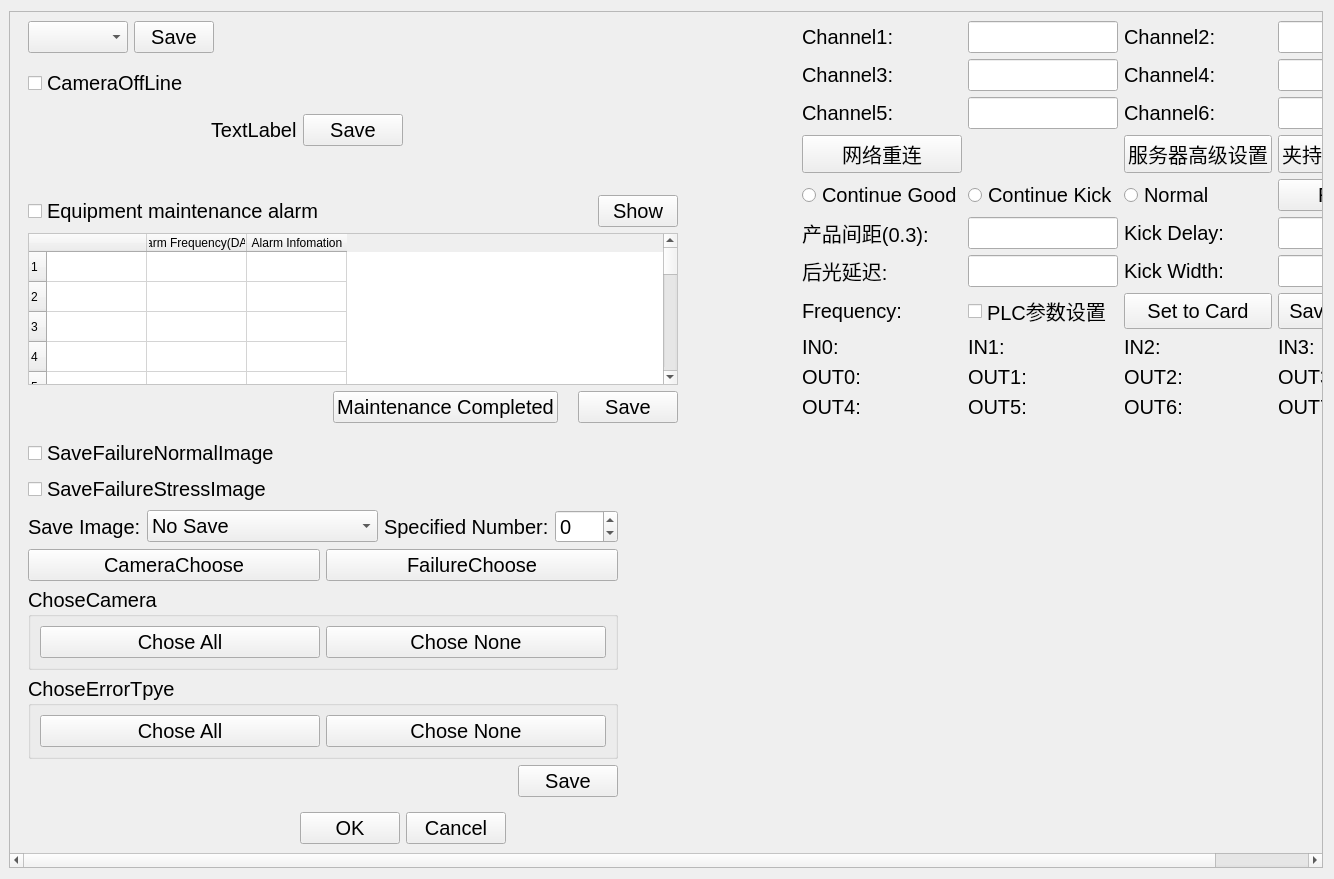
<?xml version="1.0" encoding="UTF-8"?>
<ui version="4.0">
 <class>WidgetTest</class>
 <widget class="QWidget" name="WidgetTest">
  <property name="geometry">
   <rect>
    <x>0</x>
    <y>0</y>
    <width>1334</width>
    <height>879</height>
   </rect>
  </property>
  <property name="minimumSize">
   <size>
    <width>0</width>
    <height>10</height>
   </size>
  </property>
  <property name="font">
   <font>
    <pointsize>15</pointsize>
   </font>
  </property>
  <property name="windowTitle">
   <string>Form</string>
  </property>
  <property name="styleSheet">
   <string notr="true"/>
  </property>
  <layout class="QHBoxLayout" name="horizontalLayout">
   <property name="leftMargin">
    <number>9</number>
   </property>
   <item>
    <widget class="QScrollArea" name="scrollArea">
     <property name="sizePolicy">
      <sizepolicy hsizetype="Preferred" vsizetype="Preferred">
       <horstretch>0</horstretch>
       <verstretch>0</verstretch>
      </sizepolicy>
     </property>
     <property name="styleSheet">
      <string notr="true"/>
     </property>
     <property name="widgetResizable">
      <bool>true</bool>
     </property>
     <widget class="QWidget" name="scrollAreaWidgetContents">
      <property name="geometry">
       <rect>
        <x>-387</x>
        <y>0</y>
        <width>1678</width>
        <height>973</height>
       </rect>
      </property>
      <layout class="QHBoxLayout" name="horizontalLayout_2" stretch="1,1">
       <item>
        <layout class="QVBoxLayout" name="verticalLayout_14">
         <item>
          <widget class="DHBaseWidget" name="widget_LoginHoldTime" native="true">
           <property name="sizePolicy">
            <sizepolicy hsizetype="Minimum" vsizetype="Preferred">
             <horstretch>0</horstretch>
             <verstretch>0</verstretch>
            </sizepolicy>
           </property>
           <layout class="QVBoxLayout" name="verticalLayout_13">
            <property name="topMargin">
             <number>0</number>
            </property>
            <item>
             <layout class="QVBoxLayout" name="namelayout_LoginHoldTime"/>
            </item>
            <item>
             <layout class="QHBoxLayout" name="horizontalLayout_18">
              <item>
               <widget class="QComboBox" name="comboBox"/>
              </item>
              <item>
               <widget class="QPushButton" name="pushButton_2">
                <property name="text">
                 <string>Save</string>
                </property>
               </widget>
              </item>
              <item>
               <spacer name="horizontalSpacer_11">
                <property name="orientation">
                 <enum>Qt::Horizontal</enum>
                </property>
                <property name="sizeHint" stdset="0">
                 <size>
                  <width>40</width>
                  <height>20</height>
                 </size>
                </property>
               </spacer>
              </item>
             </layout>
            </item>
           </layout>
          </widget>
         </item>
         <item>
          <widget class="DHBaseWidget" name="widget_CameraSurveillance" native="true">
           <property name="sizePolicy">
            <sizepolicy hsizetype="Minimum" vsizetype="Preferred">
             <horstretch>0</horstretch>
             <verstretch>0</verstretch>
            </sizepolicy>
           </property>
           <layout class="QVBoxLayout" name="verticalLayout_18">
            <property name="topMargin">
             <number>0</number>
            </property>
            <item>
             <layout class="QVBoxLayout" name="namelayout_CameraSurveillance"/>
            </item>
            <item>
             <layout class="QHBoxLayout" name="horizontalLayout_27">
              <item>
               <layout class="QVBoxLayout" name="verticalLayout_19">
                <item>
                 <layout class="QHBoxLayout" name="horizontalLayout_28">
                  <item>
                   <widget class="QCheckBox" name="checkBox_CameraOffLine">
                    <property name="sizePolicy">
                     <sizepolicy hsizetype="Preferred" vsizetype="Preferred">
                      <horstretch>0</horstretch>
                      <verstretch>0</verstretch>
                     </sizepolicy>
                    </property>
                    <property name="text">
                     <string>CameraOffLine</string>
                    </property>
                   </widget>
                  </item>
                 </layout>
                </item>
                <item>
                 <widget class="QWidget" name="widget_StatisErrorType_4" native="true">
                  <property name="minimumSize">
                   <size>
                    <width>0</width>
                    <height>0</height>
                   </size>
                  </property>
                  <layout class="QGridLayout" name="gridLayout_25">
                   <property name="margin">
                    <number>2</number>
                   </property>
                  </layout>
                 </widget>
                </item>
                <item>
                 <layout class="QHBoxLayout" name="horizontalLayout_31">
                  <item>
                   <spacer name="horizontalSpacer_15">
                    <property name="orientation">
                     <enum>Qt::Horizontal</enum>
                    </property>
                    <property name="sizeHint" stdset="0">
                     <size>
                      <width>40</width>
                      <height>20</height>
                     </size>
                    </property>
                   </spacer>
                  </item>
                  <item>
                   <widget class="QLabel" name="CameraMonitor_Status">
                    <property name="text">
                     <string>TextLabel</string>
                    </property>
                   </widget>
                  </item>
                  <item>
                   <widget class="QPushButton" name="btnOK_CameraSurveillance">
                    <property name="minimumSize">
                     <size>
                      <width>100</width>
                      <height>0</height>
                     </size>
                    </property>
                    <property name="text">
                     <string>Save</string>
                    </property>
                   </widget>
                  </item>
                 </layout>
                </item>
               </layout>
              </item>
              <item>
               <spacer name="horizontalSpacer_16">
                <property name="orientation">
                 <enum>Qt::Horizontal</enum>
                </property>
                <property name="sizeHint" stdset="0">
                 <size>
                  <width>40</width>
                  <height>20</height>
                 </size>
                </property>
               </spacer>
              </item>
             </layout>
            </item>
           </layout>
          </widget>
         </item>
         <item>
          <widget class="DHBaseWidget" name="widget_EquipAlarm" native="true">
           <property name="minimumSize">
            <size>
             <width>0</width>
             <height>0</height>
            </size>
           </property>
           <layout class="QVBoxLayout" name="verticalLayout_17">
            <property name="spacing">
             <number>0</number>
            </property>
            <property name="leftMargin">
             <number>0</number>
            </property>
            <property name="topMargin">
             <number>25</number>
            </property>
            <property name="rightMargin">
             <number>0</number>
            </property>
            <property name="bottomMargin">
             <number>0</number>
            </property>
            <item>
             <widget class="QWidget" name="widget_2" native="true">
              <layout class="QHBoxLayout" name="horizontalLayout_23">
               <item>
                <layout class="QVBoxLayout" name="verticalLayout_20">
                 <item>
                  <layout class="QHBoxLayout" name="horizontalLayout_19">
                   <item>
                    <widget class="QCheckBox" name="checkBox_EquipAlarm">
                     <property name="sizePolicy">
                      <sizepolicy hsizetype="Expanding" vsizetype="Fixed">
                       <horstretch>0</horstretch>
                       <verstretch>0</verstretch>
                      </sizepolicy>
                     </property>
                     <property name="text">
                      <string>Equipment maintenance alarm</string>
                     </property>
                    </widget>
                   </item>
                   <item>
                    <widget class="QPushButton" name="ShowAlarmSet_btn">
                     <property name="text">
                      <string>Show</string>
                     </property>
                     <property name="checkable">
                      <bool>true</bool>
                     </property>
                    </widget>
                   </item>
                  </layout>
                 </item>
                 <item>
                  <widget class="QTableWidget" name="tableWidget_EquipAlarm">
                   <property name="minimumSize">
                    <size>
                     <width>650</width>
                     <height>150</height>
                    </size>
                   </property>
                   <property name="styleSheet">
                    <string notr="true">QTableWidget{
background:#FFFFFF;
}
</string>
                   </property>
                   <property name="rowCount">
                    <number>20</number>
                   </property>
                   <attribute name="horizontalHeaderDefaultSectionSize">
                    <number>100</number>
                   </attribute>
                   <row/>
                   <row/>
                   <row/>
                   <row/>
                   <row/>
                   <row/>
                   <row/>
                   <row/>
                   <row/>
                   <row/>
                   <row/>
                   <row/>
                   <row/>
                   <row/>
                   <row/>
                   <row/>
                   <row/>
                   <row/>
                   <row/>
                   <row/>
                   <column>
                    <property name="text">
                     <string/>
                    </property>
                   </column>
                   <column>
                    <property name="text">
                     <string>Alarm Frequency(DAY)</string>
                    </property>
                   </column>
                   <column>
                    <property name="text">
                     <string>Alarm Infomation</string>
                    </property>
                   </column>
                  </widget>
                 </item>
                 <item>
                  <layout class="QHBoxLayout" name="horizontalLayout_20">
                   <property name="spacing">
                    <number>20</number>
                   </property>
                   <item>
                    <spacer name="horizontalSpacer">
                     <property name="orientation">
                      <enum>Qt::Horizontal</enum>
                     </property>
                     <property name="sizeHint" stdset="0">
                      <size>
                       <width>40</width>
                       <height>20</height>
                      </size>
                     </property>
                    </spacer>
                   </item>
                   <item>
                    <layout class="QGridLayout" name="gridLayout_EquipAlarm">
                     <property name="horizontalSpacing">
                      <number>3</number>
                     </property>
                     <property name="verticalSpacing">
                      <number>2</number>
                     </property>
                    </layout>
                   </item>
                   <item>
                    <widget class="QPushButton" name="btn_ClearAlarm">
                     <property name="text">
                      <string>Maintenance Completed</string>
                     </property>
                    </widget>
                   </item>
                   <item>
                    <widget class="QPushButton" name="btnOk_EquipAlarm">
                     <property name="minimumSize">
                      <size>
                       <width>100</width>
                       <height>0</height>
                      </size>
                     </property>
                     <property name="text">
                      <string>Save</string>
                     </property>
                    </widget>
                   </item>
                  </layout>
                 </item>
                </layout>
               </item>
               <item>
                <spacer name="horizontalSpacer_9">
                 <property name="orientation">
                  <enum>Qt::Horizontal</enum>
                 </property>
                 <property name="sizeType">
                  <enum>QSizePolicy::Fixed</enum>
                 </property>
                 <property name="sizeHint" stdset="0">
                  <size>
                   <width>100</width>
                   <height>20</height>
                  </size>
                 </property>
                </spacer>
               </item>
              </layout>
             </widget>
            </item>
           </layout>
          </widget>
         </item>
         <item>
          <widget class="DHBaseWidget" name="widget_saveImageSet" native="true">
           <property name="sizePolicy">
            <sizepolicy hsizetype="Minimum" vsizetype="Preferred">
             <horstretch>0</horstretch>
             <verstretch>0</verstretch>
            </sizepolicy>
           </property>
           <layout class="QVBoxLayout" name="verticalLayout_16">
            <property name="topMargin">
             <number>0</number>
            </property>
            <item>
             <layout class="QHBoxLayout" name="horizontalLayout_16">
              <item>
               <layout class="QVBoxLayout" name="verticalLayout_15">
                <item>
                 <layout class="QVBoxLayout" name="verticalLayout">
                  <item>
                   <layout class="QVBoxLayout" name="namelayout_saveImage"/>
                  </item>
                  <item>
                   <widget class="QCheckBox" name="checkBox_saveFailureNormalImage">
                    <property name="text">
                     <string>SaveFailureNormalImage</string>
                    </property>
                   </widget>
                  </item>
                  <item>
                   <widget class="QCheckBox" name="checkBox_saveFailureStressImage">
                    <property name="text">
                     <string>SaveFailureStressImage</string>
                    </property>
                   </widget>
                  </item>
                  <item>
                   <layout class="QHBoxLayout" name="horizontalLayout_9">
                    <item>
                     <widget class="QLabel" name="label_Mode">
                      <property name="font">
                       <font>
                        <pointsize>15</pointsize>
                       </font>
                      </property>
                      <property name="text">
                       <string>Save Image:</string>
                      </property>
                     </widget>
                    </item>
                    <item>
                     <widget class="QComboBox" name="comboBox_SaveMode">
                      <item>
                       <property name="text">
                        <string>No Save</string>
                       </property>
                      </item>
                      <item>
                       <property name="text">
                        <string>All Image(specified)</string>
                       </property>
                      </item>
                      <item>
                       <property name="text">
                        <string>Failur Image(specified)</string>
                       </property>
                      </item>
                     </widget>
                    </item>
                    <item>
                     <widget class="QLabel" name="label_Number">
                      <property name="font">
                       <font>
                        <pointsize>15</pointsize>
                       </font>
                      </property>
                      <property name="text">
                       <string>Specified Number:</string>
                      </property>
                     </widget>
                    </item>
                    <item>
                     <widget class="QSpinBox" name="spinBox_Number">
                      <property name="font">
                       <font>
                        <pointsize>15</pointsize>
                       </font>
                      </property>
                      <property name="minimum">
                       <number>-1</number>
                      </property>
                      <property name="maximum">
                       <number>999</number>
                      </property>
                     </widget>
                    </item>
                   </layout>
                  </item>
                  <item>
                   <layout class="QHBoxLayout" name="horizontalLayout_14">
                    <item>
                     <widget class="QPushButton" name="btnChoseCamera">
                      <property name="text">
                       <string>CameraChoose</string>
                      </property>
                     </widget>
                    </item>
                    <item>
                     <widget class="QPushButton" name="btnChoseErrorType">
                      <property name="text">
                       <string>FailureChoose</string>
                      </property>
                     </widget>
                    </item>
                   </layout>
                  </item>
                 </layout>
                </item>
                <item>
                 <widget class="QGroupBox" name="groupBox_ChoseCamera">
                  <property name="title">
                   <string>ChoseCamera</string>
                  </property>
                  <layout class="QGridLayout" name="gridLayout_8">
                   <item row="0" column="0" colspan="2">
                    <layout class="QGridLayout" name="layoutChoseCamera"/>
                   </item>
                   <item row="1" column="0">
                    <widget class="QPushButton" name="pushButton_choseAllCamera">
                     <property name="text">
                      <string>Chose All</string>
                     </property>
                    </widget>
                   </item>
                   <item row="1" column="1">
                    <widget class="QPushButton" name="pushButton_choseNoneCamera">
                     <property name="text">
                      <string>Chose None</string>
                     </property>
                    </widget>
                   </item>
                  </layout>
                 </widget>
                </item>
                <item>
                 <widget class="QGroupBox" name="groupBox_ChoseErrorType">
                  <property name="title">
                   <string>ChoseErrorTpye</string>
                  </property>
                  <layout class="QGridLayout" name="gridLayout_14">
                   <item row="0" column="0" colspan="2">
                    <layout class="QVBoxLayout" name="layoutChoseErrorType"/>
                   </item>
                   <item row="1" column="0">
                    <widget class="QPushButton" name="pushButton_choseAllErrorType">
                     <property name="text">
                      <string>Chose All</string>
                     </property>
                    </widget>
                   </item>
                   <item row="1" column="1">
                    <widget class="QPushButton" name="pushButton_choseNoneErrorType">
                     <property name="text">
                      <string>Chose None</string>
                     </property>
                    </widget>
                   </item>
                  </layout>
                 </widget>
                </item>
                <item>
                 <layout class="QHBoxLayout" name="horizontalLayout_5">
                  <item>
                   <spacer name="horizontalSpacer_4">
                    <property name="orientation">
                     <enum>Qt::Horizontal</enum>
                    </property>
                    <property name="sizeHint" stdset="0">
                     <size>
                      <width>40</width>
                      <height>20</height>
                     </size>
                    </property>
                   </spacer>
                  </item>
                  <item>
                   <widget class="QPushButton" name="btnOK_Save">
                    <property name="minimumSize">
                     <size>
                      <width>100</width>
                      <height>0</height>
                     </size>
                    </property>
                    <property name="text">
                     <string>Save</string>
                    </property>
                   </widget>
                  </item>
                 </layout>
                </item>
               </layout>
              </item>
              <item>
               <spacer name="horizontalSpacer_5">
                <property name="orientation">
                 <enum>Qt::Horizontal</enum>
                </property>
                <property name="sizeHint" stdset="0">
                 <size>
                  <width>40</width>
                  <height>20</height>
                 </size>
                </property>
               </spacer>
              </item>
             </layout>
            </item>
           </layout>
          </widget>
         </item>
         <item>
          <layout class="QVBoxLayout" name="verticalLayout_7">
           <item>
            <layout class="QVBoxLayout" name="layoutSample"/>
           </item>
           <item>
            <layout class="QHBoxLayout" name="horizontalLayout_3">
             <item>
              <spacer name="horizontalSpacer_3">
               <property name="orientation">
                <enum>Qt::Horizontal</enum>
               </property>
               <property name="sizeHint" stdset="0">
                <size>
                 <width>40</width>
                 <height>20</height>
                </size>
               </property>
              </spacer>
             </item>
             <item>
              <widget class="QPushButton" name="btnOK">
               <property name="minimumSize">
                <size>
                 <width>100</width>
                 <height>0</height>
                </size>
               </property>
               <property name="text">
                <string>OK</string>
               </property>
              </widget>
             </item>
             <item>
              <widget class="QPushButton" name="btnCancel">
               <property name="minimumSize">
                <size>
                 <width>100</width>
                 <height>0</height>
                </size>
               </property>
               <property name="text">
                <string>Cancel</string>
               </property>
              </widget>
             </item>
             <item>
              <spacer name="horizontalSpacer_2">
               <property name="orientation">
                <enum>Qt::Horizontal</enum>
               </property>
               <property name="sizeHint" stdset="0">
                <size>
                 <width>40</width>
                 <height>20</height>
                </size>
               </property>
              </spacer>
             </item>
            </layout>
           </item>
           <item>
            <spacer name="verticalSpacer">
             <property name="orientation">
              <enum>Qt::Vertical</enum>
             </property>
             <property name="sizeHint" stdset="0">
              <size>
               <width>20</width>
               <height>40</height>
              </size>
             </property>
            </spacer>
           </item>
          </layout>
         </item>
        </layout>
       </item>
       <item>
        <layout class="QVBoxLayout" name="verticalLayout_4">
         <item>
          <widget class="DHBaseWidget" name="widget_IOCardSet" native="true">
           <layout class="QVBoxLayout" name="verticalLayout_11">
            <property name="topMargin">
             <number>0</number>
            </property>
            <item>
             <layout class="QVBoxLayout" name="widget_IOCounter"/>
            </item>
            <item>
             <layout class="QGridLayout" name="gridLayout_15">
              <item row="13" column="3">
               <widget class="QLabel" name="label_28">
                <property name="text">
                 <string/>
                </property>
               </widget>
              </item>
              <item row="13" column="0">
               <widget class="QLabel" name="label_15">
                <property name="text">
                 <string/>
                </property>
               </widget>
              </item>
              <item row="13" column="1">
               <widget class="QLabel" name="label_24">
                <property name="text">
                 <string/>
                </property>
               </widget>
              </item>
              <item row="13" column="4">
               <widget class="QLabel" name="label_29">
                <property name="text">
                 <string/>
                </property>
               </widget>
              </item>
              <item row="2" column="3">
               <widget class="QLabel" name="label_9">
                <property name="text">
                 <string>Channel4:</string>
                </property>
               </widget>
              </item>
              <item row="12" column="3">
               <widget class="QLabel" name="label_OUT6">
                <property name="text">
                 <string>OUT6:</string>
                </property>
               </widget>
              </item>
              <item row="3" column="3">
               <widget class="QLabel" name="label_11">
                <property name="text">
                 <string>Channel6:</string>
                </property>
               </widget>
              </item>
              <item row="1" column="0">
               <widget class="QLabel" name="label_6">
                <property name="sizePolicy">
                 <sizepolicy hsizetype="Preferred" vsizetype="Preferred">
                  <horstretch>0</horstretch>
                  <verstretch>0</verstretch>
                 </sizepolicy>
                </property>
                <property name="text">
                 <string>Channel1:</string>
                </property>
               </widget>
              </item>
              <item row="6" column="3">
               <widget class="QLabel" name="label_20">
                <property name="text">
                 <string>Kick Delay:</string>
                </property>
               </widget>
              </item>
              <item row="11" column="4">
               <widget class="QLabel" name="label_OUT3">
                <property name="text">
                 <string>OUT3:</string>
                </property>
               </widget>
              </item>
              <item row="10" column="1">
               <widget class="QLabel" name="label_IN1">
                <property name="text">
                 <string>IN1:</string>
                </property>
               </widget>
              </item>
              <item row="2" column="4">
               <widget class="QLineEdit" name="Delay4">
                <property name="sizePolicy">
                 <sizepolicy hsizetype="Preferred" vsizetype="Preferred">
                  <horstretch>0</horstretch>
                  <verstretch>0</verstretch>
                 </sizepolicy>
                </property>
               </widget>
              </item>
              <item row="11" column="3">
               <widget class="QLabel" name="label_OUT2">
                <property name="text">
                 <string>OUT2:</string>
                </property>
               </widget>
              </item>
              <item row="10" column="4">
               <widget class="QLabel" name="label_IN3">
                <property name="text">
                 <string>IN3:</string>
                </property>
               </widget>
              </item>
              <item row="12" column="1">
               <widget class="QLabel" name="label_OUT5">
                <property name="text">
                 <string>OUT5:</string>
                </property>
               </widget>
              </item>
              <item row="7" column="4">
               <widget class="QLineEdit" name="KickWidth">
                <property name="sizePolicy">
                 <sizepolicy hsizetype="Preferred" vsizetype="Preferred">
                  <horstretch>0</horstretch>
                  <verstretch>0</verstretch>
                 </sizepolicy>
                </property>
               </widget>
              </item>
              <item row="10" column="3">
               <widget class="QLabel" name="label_IN2">
                <property name="text">
                 <string>IN2:</string>
                </property>
               </widget>
              </item>
              <item row="12" column="4">
               <widget class="QLabel" name="label_OUT7">
                <property name="text">
                 <string>OUT7:</string>
                </property>
               </widget>
              </item>
              <item row="2" column="1">
               <widget class="QLineEdit" name="Delay3">
                <property name="sizePolicy">
                 <sizepolicy hsizetype="Preferred" vsizetype="Preferred">
                  <horstretch>0</horstretch>
                  <verstretch>0</verstretch>
                 </sizepolicy>
                </property>
               </widget>
              </item>
              <item row="11" column="0">
               <widget class="QLabel" name="label_OUT0">
                <property name="text">
                 <string>OUT0:</string>
                </property>
               </widget>
              </item>
              <item row="1" column="1">
               <widget class="QLineEdit" name="Delay1">
                <property name="sizePolicy">
                 <sizepolicy hsizetype="Preferred" vsizetype="Preferred">
                  <horstretch>0</horstretch>
                  <verstretch>0</verstretch>
                 </sizepolicy>
                </property>
               </widget>
              </item>
              <item row="12" column="0">
               <widget class="QLabel" name="label_OUT4">
                <property name="text">
                 <string>OUT4:</string>
                </property>
               </widget>
              </item>
              <item row="10" column="0">
               <widget class="QLabel" name="label_IN0">
                <property name="text">
                 <string>IN0:</string>
                </property>
               </widget>
              </item>
              <item row="11" column="1">
               <widget class="QLabel" name="label_OUT1">
                <property name="text">
                 <string>OUT1:</string>
                </property>
               </widget>
              </item>
              <item row="7" column="0">
               <widget class="QLabel" name="label_5">
                <property name="text">
                 <string>后光延迟:</string>
                </property>
               </widget>
              </item>
              <item row="6" column="4">
               <widget class="QLineEdit" name="KickDelay">
                <property name="sizePolicy">
                 <sizepolicy hsizetype="Preferred" vsizetype="Preferred">
                  <horstretch>0</horstretch>
                  <verstretch>0</verstretch>
                 </sizepolicy>
                </property>
               </widget>
              </item>
              <item row="6" column="1">
               <widget class="QLineEdit" name="Distance1to4">
                <property name="sizePolicy">
                 <sizepolicy hsizetype="Preferred" vsizetype="Preferred">
                  <horstretch>0</horstretch>
                  <verstretch>0</verstretch>
                 </sizepolicy>
                </property>
                <property name="maximumSize">
                 <size>
                  <width>16777215</width>
                  <height>16777215</height>
                 </size>
                </property>
               </widget>
              </item>
              <item row="1" column="3">
               <widget class="QLabel" name="label_7">
                <property name="text">
                 <string>Channel2:</string>
                </property>
               </widget>
              </item>
              <item row="7" column="1">
               <widget class="QLineEdit" name="lineDelay">
                <property name="sizePolicy">
                 <sizepolicy hsizetype="Preferred" vsizetype="Preferred">
                  <horstretch>0</horstretch>
                  <verstretch>0</verstretch>
                 </sizepolicy>
                </property>
               </widget>
              </item>
              <item row="9" column="0">
               <widget class="QLabel" name="label_frequency">
                <property name="text">
                 <string>Frequency:</string>
                </property>
               </widget>
              </item>
              <item row="3" column="4">
               <widget class="QLineEdit" name="Delay6">
                <property name="sizePolicy">
                 <sizepolicy hsizetype="Preferred" vsizetype="Preferred">
                  <horstretch>0</horstretch>
                  <verstretch>0</verstretch>
                 </sizepolicy>
                </property>
               </widget>
              </item>
              <item row="4" column="3">
               <widget class="QPushButton" name="pushButton_set">
                <property name="text">
                 <string>服务器高级设置</string>
                </property>
               </widget>
              </item>
              <item row="4" column="0">
               <widget class="QPushButton" name="pushButton">
                <property name="text">
                 <string>网络重连</string>
                </property>
               </widget>
              </item>
              <item row="3" column="1">
               <widget class="QLineEdit" name="Delay5">
                <property name="sizePolicy">
                 <sizepolicy hsizetype="Preferred" vsizetype="Preferred">
                  <horstretch>0</horstretch>
                  <verstretch>0</verstretch>
                 </sizepolicy>
                </property>
               </widget>
              </item>
              <item row="5" column="3">
               <widget class="QRadioButton" name="radioButton_normal">
                <property name="text">
                 <string>Normal</string>
                </property>
               </widget>
              </item>
              <item row="5" column="4">
               <widget class="QPushButton" name="read">
                <property name="sizePolicy">
                 <sizepolicy hsizetype="Preferred" vsizetype="Preferred">
                  <horstretch>0</horstretch>
                  <verstretch>0</verstretch>
                 </sizepolicy>
                </property>
                <property name="text">
                 <string>Read</string>
                </property>
               </widget>
              </item>
              <item row="4" column="4">
               <widget class="QPushButton" name="advance1">
                <property name="sizePolicy">
                 <sizepolicy hsizetype="Preferred" vsizetype="Preferred">
                  <horstretch>0</horstretch>
                  <verstretch>0</verstretch>
                 </sizepolicy>
                </property>
                <property name="text">
                 <string>夹持高级设置</string>
                </property>
               </widget>
              </item>
              <item row="9" column="3">
               <widget class="QPushButton" name="settocard">
                <property name="sizePolicy">
                 <sizepolicy hsizetype="Preferred" vsizetype="Preferred">
                  <horstretch>0</horstretch>
                  <verstretch>0</verstretch>
                 </sizepolicy>
                </property>
                <property name="text">
                 <string>Set to Card</string>
                </property>
               </widget>
              </item>
              <item row="2" column="0">
               <widget class="QLabel" name="label_8">
                <property name="sizePolicy">
                 <sizepolicy hsizetype="Preferred" vsizetype="Preferred">
                  <horstretch>0</horstretch>
                  <verstretch>0</verstretch>
                 </sizepolicy>
                </property>
                <property name="text">
                 <string>Channel3:</string>
                </property>
               </widget>
              </item>
              <item row="3" column="0">
               <widget class="QLabel" name="label_10">
                <property name="text">
                 <string>Channel5:</string>
                </property>
               </widget>
              </item>
              <item row="5" column="0">
               <widget class="QRadioButton" name="radioButton_good">
                <property name="sizePolicy">
                 <sizepolicy hsizetype="Preferred" vsizetype="Preferred">
                  <horstretch>0</horstretch>
                  <verstretch>0</verstretch>
                 </sizepolicy>
                </property>
                <property name="text">
                 <string>Continue Good</string>
                </property>
               </widget>
              </item>
              <item row="6" column="0">
               <widget class="QLabel" name="label_3">
                <property name="sizePolicy">
                 <sizepolicy hsizetype="Preferred" vsizetype="Preferred">
                  <horstretch>0</horstretch>
                  <verstretch>0</verstretch>
                 </sizepolicy>
                </property>
                <property name="text">
                 <string>产品间距(0.3):</string>
                </property>
               </widget>
              </item>
              <item row="5" column="1">
               <widget class="QRadioButton" name="radioButton_bad">
                <property name="sizePolicy">
                 <sizepolicy hsizetype="Preferred" vsizetype="Preferred">
                  <horstretch>0</horstretch>
                  <verstretch>0</verstretch>
                 </sizepolicy>
                </property>
                <property name="text">
                 <string>Continue Kick</string>
                </property>
               </widget>
              </item>
              <item row="7" column="3">
               <widget class="QLabel" name="label_19">
                <property name="sizePolicy">
                 <sizepolicy hsizetype="Preferred" vsizetype="Preferred">
                  <horstretch>0</horstretch>
                  <verstretch>0</verstretch>
                 </sizepolicy>
                </property>
                <property name="text">
                 <string>Kick Width:</string>
                </property>
               </widget>
              </item>
              <item row="9" column="4">
               <widget class="QPushButton" name="settofile">
                <property name="sizePolicy">
                 <sizepolicy hsizetype="Preferred" vsizetype="Preferred">
                  <horstretch>0</horstretch>
                  <verstretch>0</verstretch>
                 </sizepolicy>
                </property>
                <property name="text">
                 <string>Save to File</string>
                </property>
               </widget>
              </item>
              <item row="1" column="4">
               <widget class="QLineEdit" name="Delay2">
                <property name="sizePolicy">
                 <sizepolicy hsizetype="Preferred" vsizetype="Preferred">
                  <horstretch>0</horstretch>
                  <verstretch>0</verstretch>
                 </sizepolicy>
                </property>
               </widget>
              </item>
              <item row="9" column="1">
               <widget class="QCheckBox" name="checkBox">
                <property name="text">
                 <string>PLC参数设置</string>
                </property>
               </widget>
              </item>
             </layout>
            </item>
            <item>
             <layout class="QGridLayout" name="gridLayout">
              <item row="0" column="0">
               <widget class="QWidget" name="widget_splc" native="true">
                <property name="sizePolicy">
                 <sizepolicy hsizetype="Preferred" vsizetype="Expanding">
                  <horstretch>0</horstretch>
                  <verstretch>0</verstretch>
                 </sizepolicy>
                </property>
                <layout class="QGridLayout" name="gridLayout_2"/>
               </widget>
              </item>
             </layout>
            </item>
           </layout>
           <zorder></zorder>
           <zorder></zorder>
           <zorder></zorder>
          </widget>
         </item>
        </layout>
       </item>
      </layout>
      <zorder></zorder>
      <zorder></zorder>
     </widget>
    </widget>
   </item>
  </layout>
 </widget>
 <customwidgets>
  <customwidget>
   <class>DHBaseWidget</class>
   <extends>QWidget</extends>
   <header>dhbasewidget.h</header>
   <container>1</container>
  </customwidget>
 </customwidgets>
 <resources/>
 <connections>
  <connection>
   <sender>btnCancel</sender>
   <signal>clicked()</signal>
   <receiver>WidgetTest</receiver>
   <slot>slots_Cancel()</slot>
   <hints>
    <hint type="sourcelabel">
     <x>485</x>
     <y>380</y>
    </hint>
    <hint type="destinationlabel">
     <x>892</x>
     <y>258</y>
    </hint>
   </hints>
  </connection>
 </connections>
 <slots>
  <slot>slots_OK()</slot>
  <slot>slots_Cancel()</slot>
 </slots>
</ui>
